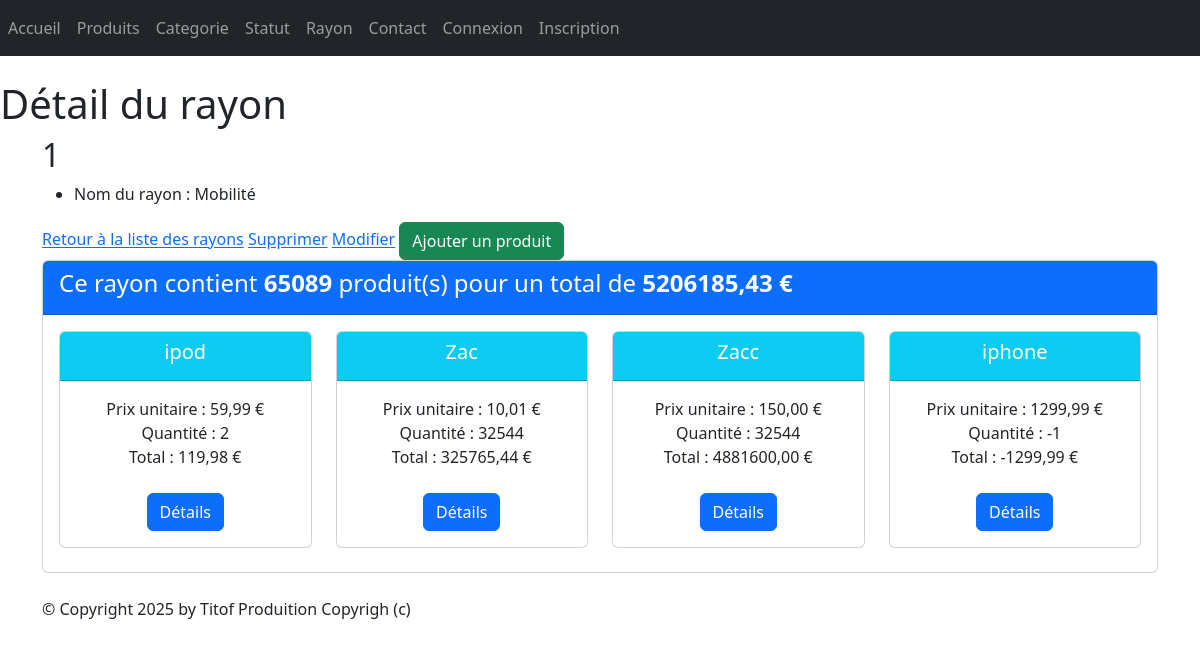
The page /monApp/rayons/1/ on the database its author committed.
### monApp/models.py (models this page shows, shortened)
class Rayon(models.Model):
    idRayon = models.AutoField(primary_key=True)
    nomRayon = models.CharField(max_length=100)

class Produit(models.Model):
    refProd = models.AutoField(primary_key=True)
    intituleProd = models.CharField(max_length=200)
    prixUnitaireProd = models.DecimalField(max_digits=10, decimal_places=2)
    dateProd = models.DateField(auto_now=True)
    categorie = models.ForeignKey(Categorie, on_delete=models.CASCADE, related_name="produits", null=True, blank=True)
    statutProd = models.ForeignKey(Statut, on_delete=models.CASCADE, related_name="produitStatut", null=True, blank=True)

### monApp/views.py (the view)
# urls.py: path("rayons/<pk>/", views.RayonDetailView.as_view(), name="dtl_rayon"),
class RayonDetailView(DetailView):
    model = Rayon
    template_name = "monApp/detail_rayon.html"
    context_object_name = "ray"
    def get_context_data(self, **kwargs):
        context = super().get_context_data(**kwargs)
        context['titremenu'] = "Détail du rayon"
        prdts_dt = []
        total_rayon = 0
        total_nb_produit = 0
        for contenir in self.object.contenirR.all():
            total_produit = contenir.refProd.prixUnitaireProd * contenir.qte
            prdts_dt.append({
                'produit': contenir.refProd,
                'qte': contenir.qte,
                'prix_unitaire': contenir.refProd.prixUnitaireProd,
                'total_produit': total_produit
            })
            total_rayon += total_produit
            total_nb_produit += contenir.qte
        context['prdts_dt'] = prdts_dt
        context['total_rayon'] = total_rayon
        context['total_nb_produit'] = total_nb_produit
        return context

### monApp/templates/monApp/detail_rayon.html
{% extends 'monApp/base.html' %}
{% block menu %}
    <h1>{{ titremenu }}</h1>
{% endblock %}
{% block contenu %}
    <h2>{{ ray.idRayon }}</h2>
    <ul>
        <li>Nom du rayon : {{ ray.nomRayon }}</li>
    </ul>
    <a href="{% url 'lst_rayon' %}">Retour à la liste des rayons</a>
    <a href="{% url 'dlt-rayon' ray.idRayon %}">Supprimer</a>
    <a href="{% url 'rayon-chng' ray.idRayon %}">Modifier</a>
    <a href="{% url 'cntnr-crt' ray.idRayon %}" class="btn btn-success">Ajouter un produit</a>
    <div class="card mb-4">
        <div class="card-header bg-primary text-white">
            <h4>
                Ce rayon contient <strong>{{ total_nb_produit }}</strong> produit(s) pour un total de
                <strong>{{ total_rayon|floatformat:2 }} €</strong>
            </h4>
        </div>
        <div class="card-body">
            <div class="row">
                {% if prdts_dt %}
                    {% for data in prdts_dt %}
                        <div class="col-sm-3">
                            <div class="card mb-2 text-center">
                                <div class="card-header bg-info text-white">
                                    <h5 class="card-title">{{ data.produit.intituleProd }}</h5>
                                </div>
                                <div class="card-body">
                                    <ul class="list-unstyled">
                                        <li>Prix unitaire : {{ data.prix_unitaire }} €</li>
                                        <li>Quantité : {{ data.qte }}</li>
                                        <li>Total : {{ data.total_produit }} €</li>
                                    </ul>
                                    <a href="{% url 'dtl_prdt' data.produit.refProd %}"
                                       class="btn btn-primary mt-2">Détails</a>
                                </div>
                            </div>
                        </div>
                    {% endfor %}
                {% else %}
                    <p class="text-muted">Aucun produit trouvé pour cette catégorie.</p>
                {% endif %}
            </div>
        </div>
    </div>
{% endblock %}

### static/style.css (style rules this page uses)
h1 { color: red }

### rows shown on the page
Rayon: idRayon "1", nomRayon "Mobilité"
Produit: produit.intituleProd "ipod", prix_unitaire "59,99", qte "2", total_produit "119,98"
Produit: produit.intituleProd "Zac", prix_unitaire "10,01", qte "32544", total_produit "325765,44"
Produit: produit.intituleProd "Zacc", prix_unitaire "150,00", qte "32544", total_produit "4881600,00"
Produit: produit.intituleProd "iphone", prix_unitaire "1299,99", qte "-1", total_produit "-1299,99"

### other values the page prints
{{ titremenu }} "Détail du rayon"
{{ total_nb_produit }} "65089"
{{ total_rayon|floatformat:2 }} "5206185,43"
